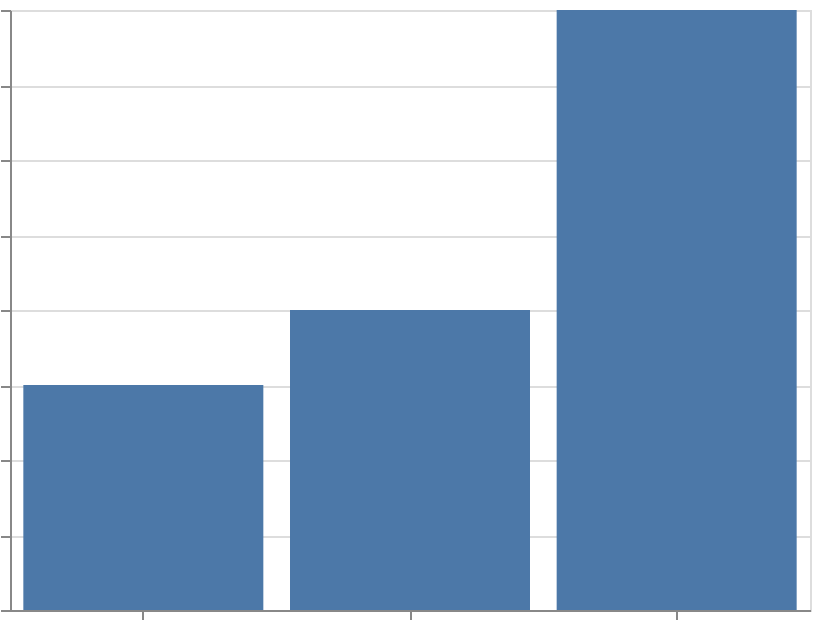

Source (Vega-Lite JSON):
### Vega-Lite specification from a JSON file in a GitHub repository (floating-point values rounded to 4 significant figures)
{"$schema": "https://vega.github.io/schema/vega-lite/v6.json", "width": 400, "height": 300, "padding": 5, "autosize": "none", "data": {"name": "table", "values": [{"city": "NY", "pop": 8}, {"city": "LA", "pop": 4}, {"city": "CH", "pop": 3}]}, "mark": "bar", "encoding": {"x": {"field": "city", "type": "nominal", "axis": {"labels": false, "title": null}}, "y": {"field": "pop", "type": "quantitative", "axis": {"labels": false, "title": null}}}}
